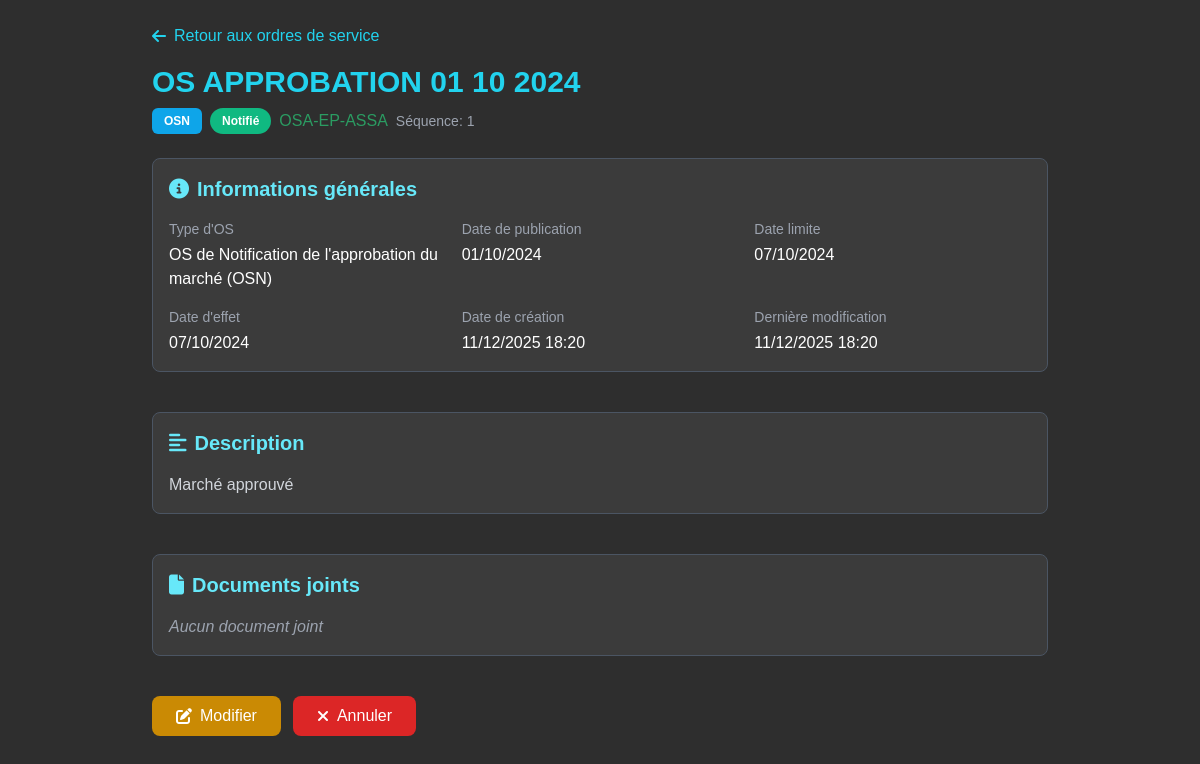
The app's page /projet/3/ordre-service/32/details/ with its own data.
### projets/models/projet.py (models this page shows, shortened)
class OrdreService(models.Model):
    STATUT_CHOICES = [
        ('BROUILLON', 'Brouillon'),
        ('NOTIFIE', 'Notifié'),
        ('ANNULE', 'Annulé'),
    ]
    projet = models.ForeignKey(Projet, on_delete=models.CASCADE, related_name='ordres_service')
    type_os = models.ForeignKey(TypeOrdreService, on_delete=models.PROTECT)
    reference = models.CharField(max_length=50)
    titre = models.CharField(max_length=200)
    description = models.TextField()
    date_publication = models.DateField()
    date_limite = models.DateField(null=True, blank=True)
    date_effet = models.DateField(null=True, blank=True)
    if getattr(settings, 'USE_CLOUDINARY', False):
        from cloudinary.models import CloudinaryField
        fichier = CloudinaryField('raw',
                                    folder='ordres_services',
                                    resource_type='raw',
                                    null=True,
                                    blank=True,
                                    db_column='documents')
    else:
        fichier = models.FileField(upload_to='ordres_services/',
                                     null=True,
                                     blank=True,
                                     db_column='documents')
    original_filename = models.CharField(max_length=255, blank=True, verbose_name="Nom de fichier original")
    statut = models.CharField(max_length=20, choices=STATUT_CHOICES, default='BROUILLON')
    ordre_sequence = models.IntegerField(help_text="Ordre dans la séquence du projet")
    duree_extension = models.IntegerField(null=True, blank=True, default=0, help_text="Durée d'extension en jours")
    montant_supplementaire = models.DecimalField(max_digits=12, decimal_places=2, default=0, null=True, blank=True)
    created_at = models.DateTimeField(auto_now_add=True)
    updated_at = models.DateTimeField(auto_now=True)
    class Meta:
        unique_together = ['projet', 'reference']
        ordering = ['projet', 'ordre_sequence', 'date_publication']

class TypeOrdreService(models.Model):
    TYPE_CHOICES = [
        ('OSN', 'OS de Notification de l\'approbation du marché'),
        ('OSC', 'OS de Commencement'),
        ('OSA', 'OS d\'Arrêt'),
        ('OSR', 'OS de Reprise'),
        ('OSC10', 'OS de Continuation jusqu\'à 10%'),
        ('OSV', 'OS d\'Approbation d\'Avenant'),
        ('AUTRE', 'Autre OS'),
    ]
    code = models.CharField(max_length=10, choices=TYPE_CHOICES, unique=True)
    nom = models.CharField(max_length=100)
    description = models.TextField()
    ordre_min = models.IntegerField(help_text="Ordre minimum dans la séquence")
    ordre_max = models.IntegerField(help_text="Ordre maximum dans la séquence")
    precedent_obligatoire = models.ManyToManyField('self', symmetrical=False, blank=True)
    unique_dans_projet = models.BooleanField(default=False)

### projets/views/views.py (the view)
# urls.py: path('projet/<int:projet_id>/ordre-service/<int:ordre_id>/details/', views.details_ordre_service, name='details_ordre_service'),
def details_ordre_service(request, projet_id, ordre_id):
    projet = get_object_or_404(Projet, id=projet_id)
    ordre = get_object_or_404(OrdreService, id=ordre_id, projet=projet)
    context = {
        'projet': projet,
        'ordre': ordre,
    }
    return render(request, 'projets/ordres_service/details_ordre_service.html', context)

### projets/templates/projets/ordres_service/details_ordre_service.html (shortened to what this page needs)
<!DOCTYPE html>
<html lang="fr">
<head>
    {% load static %}
    <link rel="stylesheet" href="https://cdnjs.cloudflare.com/ajax/libs/font-awesome/6.4.0/css/all.min.css" />
    <script src="https://cdn.tailwindcss.com"></script>
</head>
<body class="p-4 sm:p-6">
    <div class="max-w-4xl mx-auto">
        <div class="mb-4 sm:mb-6">
            <a href="{% url 'projets:ordres_service' projet.id %}"
               class="inline-flex items-center text-cyan-400 hover:text-cyan-300 mb-3 sm:mb-4 text-sm sm:text-base">
                <i class="fas fa-arrow-left mr-2"></i> Retour aux ordres de service
            </a>
            <div class="flex flex-col sm:flex-row sm:items-start justify-between gap-3">
                <div class="flex-1">
                    <h1 class="text-xl sm:text-2xl lg:text-3xl font-bold text-cyan-400 break-words">{{ ordre.titre }}</h1>
                    <div class="flex flex-wrap items-center gap-2 mt-2">
                        <span class="type-badge">{{ ordre.type_os.code }}</span>
                        <span class="statut-badge
                            {% if ordre.statut == 'NOTIFIE' %}statut-notifie
                            {% elif ordre.statut == 'BROUILLON' %}statut-brouillon
                            {% else %}statut-annule{% endif %}">
                            {{ ordre.get_statut_display }}
                        </span>
                        <span class="text-[#2B9C62] font-medium text-sm sm:text-base">{{ ordre.reference }}</span>
                        <span class="text-xs sm:text-sm text-gray-400">Séquence: {{ ordre.ordre_sequence }}</span>
                    </div>
                </div>
            </div>
        </div>
        <div class="grid gap-4 sm:gap-6">
            <div class="info-card">
                <h2 class="text-lg sm:text-xl font-semibold text-cyan-300 mb-3 sm:mb-4 flex items-center gap-2">
                    <i class="fas fa-info-circle"></i> Informations générales
                </h2>
                <div class="grid grid-cols-1 sm:grid-cols-2 lg:grid-cols-3 gap-3 sm:gap-4">
                    <div>
                        <label class="block text-xs sm:text-sm font-medium text-gray-400 mb-1">Type d'OS</label>
                        <p class="text-white text-sm sm:text-base">{{ ordre.type_os.nom }} ({{ ordre.type_os.code }})</p>
                    </div>
                    <div>
                        <label class="block text-xs sm:text-sm font-medium text-gray-400 mb-1">Date de publication</label>
                        <p class="text-white text-sm sm:text-base">{{ ordre.date_publication|date:"d/m/Y" }}</p>
                    </div>
                    <div>
                        <label class="block text-xs sm:text-sm font-medium text-gray-400 mb-1">Date limite</label>
                        <p class="text-white text-sm sm:text-base">{{ ordre.date_limite|date:"d/m/Y"|default:"Non définie" }}</p>
                    </div>
                    <div>
                        <label class="block text-xs sm:text-sm font-medium text-gray-400 mb-1">Date d'effet</label>
                        <p class="text-white text-sm sm:text-base">{{ ordre.date_effet|date:"d/m/Y"|default:"Non définie" }}</p>
                    </div>
                    <div>
                        <label class="block text-xs sm:text-sm font-medium text-gray-400 mb-1">Date de création</label>
                        <p class="text-white text-sm sm:text-base">{{ ordre.created_at|date:"d/m/Y H:i" }}</p>
                    </div>
                    <div>
                        <label class="block text-xs sm:text-sm font-medium text-gray-400 mb-1">Dernière modification</label>
                        <p class="text-white text-sm sm:text-base">{{ ordre.updated_at|date:"d/m/Y H:i" }}</p>
                    </div>
                </div>
            </div>
            <div class="info-card">
                <h2 class="text-lg sm:text-xl font-semibold text-cyan-300 mb-3 sm:mb-4 flex items-center gap-2">
                    <i class="fas fa-align-left"></i> Description
                </h2>
                <p class="text-gray-300 whitespace-pre-line text-sm sm:text-base">{{ ordre.description }}</p>
            </div>
            <div class="info-card">
                <h2 class="text-lg sm:text-xl font-semibold text-cyan-300 mb-3 sm:mb-4 flex items-center gap-2">
                    <i class="fas fa-file"></i> Documents joints
                </h2>
                {% if ordre.fichier %}
                    <div class="flex flex-col sm:flex-row sm:items-center gap-3 p-3 bg-[#2E2E2E] rounded-lg">
                        <div class="flex items-center gap-3">
                            <i class="fas fa-file-pdf text-red-400 text-lg sm:text-xl"></i>
                            <div class="flex-1 min-w-0">
                                <p class="text-white text-sm sm:text-base break-words">{{ ordre.get_file_name}}</p>
                            </div>
                        </div>
                        <a href="{% url 'projets:download_document' 'OrdreService' ordre.id %}?download=true"
                           target="_blank"
                           class="bg-cyan-600 hover:bg-cyan-700 text-white px-3 sm:px-4 py-2 rounded-lg flex items-center justify-center gap-2 text-sm sm:text-base btn-responsive mt-2 sm:mt-0">
                            <i class="fas fa-download"></i> Télécharger
                        </a>
                    </div>
                {% else %}
                    <p class="text-gray-400 italic text-sm sm:text-base">Aucun document joint</p>
                {% endif %}
            </div>
        </div>
        <div class="flex flex-col sm:flex-row gap-2 sm:gap-3 mt-4 sm:mt-6">
            <a href="{% url 'projets:modifier_ordre_service' projet.id ordre.id %}"
               class="bg-yellow-600 hover:bg-yellow-700 text-white px-4 sm:px-6 py-2 rounded-lg font-medium flex items-center justify-center gap-2 w-full sm:w-auto text-sm sm:text-base btn-responsive">
                <i class="fas fa-edit"></i> Modifier
            </a>
            {% if ordre.statut == 'BROUILLON' %}
            <a href="{% url 'projets:supprimer_ordre_service' projet.id ordre.id %}"
               class="bg-red-600 hover:bg-red-700 text-white px-4 sm:px-6 py-2 rounded-lg font-medium flex items-center justify-center gap-2 w-full sm:w-auto text-sm sm:text-base btn-responsive">
                <i class="fas fa-trash"></i> Supprimer
            </a>
            {% else %}
            <form method="POST" action="{% url 'projets:annuler_ordre_service' projet.id ordre.id %}" class="inline w-full sm:w-auto">
                <button type="submit"
                       class="bg-red-600 hover:bg-red-700 text-white px-4 sm:px-6 py-2 rounded-lg font-medium flex items-center justify-center gap-2 w-full sm:w-auto text-sm sm:text-base btn-responsive"
                       onclick="return confirm('Annuler cet ordre de service ?')">
                    <i class="fas fa-times"></i> Annuler
                </button>
            </form>
            {% endif %}
        </div>
    </div>
</body>
</html>

### projets/templates/projets/ordres_service/details_ordre_service.html (style rules this page uses)
body { background-color: #2E2E2E; color: #AECBD6; font-family: Arial, sans-serif; }
.info-card { background: #3B3B3B; border: 1px solid #4B5563; border-radius: 8px; padding: 1rem; margin-bottom: 1rem; }
.statut-badge { padding: 0.25rem 0.75rem; border-radius: 9999px; font-size: 0.75rem; font-weight: 600; }
.statut-notifie { background-color: #10b981; color: white; }
.type-badge { background-color: #0ea5e9; color: white; padding: 0.25rem 0.75rem; border-radius: 0.375rem; font-size: 0.75rem; font-weight: 600; }

### records on screen
OrdreService: titre "OS APPROBATION 01 10 2024", type_os.code "OSN", statut "Notifié", reference "OSA-EP-ASSA", ordre_sequence "1", type_os.nom "OS de Notification de l'approbation du marché", date_publication "01/10/2024", date_limite "07/10/2024", date_effet "07/10/2024", created_at "11/12/2025 18:20", updated_at "11/12/2025 18:20", description "Marché approuvé"
